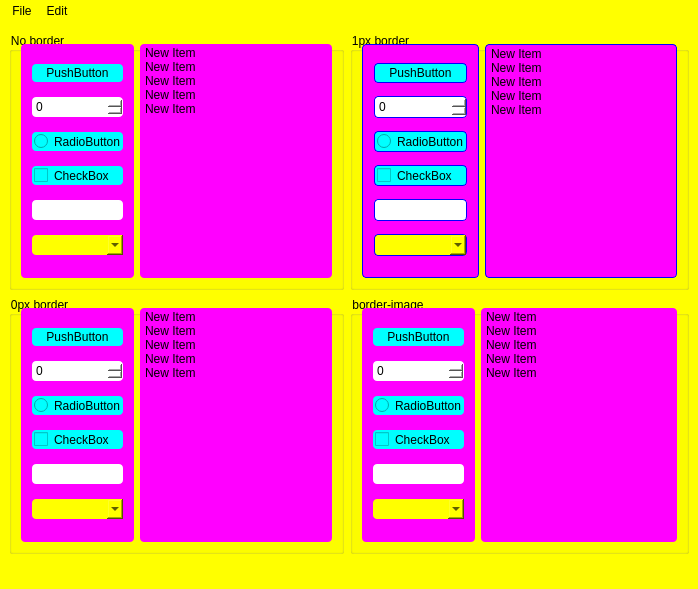
<?xml version="1.0" encoding="UTF-8"?>
<ui version="4.0">
 <class>MainWindow</class>
 <widget class="QMainWindow" name="MainWindow">
  <property name="geometry">
   <rect>
    <x>0</x>
    <y>0</y>
    <width>698</width>
    <height>589</height>
   </rect>
  </property>
  <property name="windowTitle">
   <string>MainWindow</string>
  </property>
  <property name="styleSheet">
   <string notr="true">* { 
	background: yellow;
	padding: 2px;
}

QAbstractButton, QAbstractSlider {
	background: cyan;
}

QFrame {
	background: magenta;
}

QLineEdit, QSpinBox {
	background: white;
}

#gb1 * {
	border-radius: 4px;
}

#gb2 * {
	border: 1px solid blue;
	border-radius: 4px;
}

#gb3 * {
	border: 0px solid blue;
	border-radius: 4px;
}

#gb4 * {
	border-image: url(&quot;images/pushbutton.png&quot;) 6 6 6 6;
	border-width:6px;
	border-radius: 4px;
}
</string>
  </property>
  <widget class="QWidget" name="centralwidget">
   <layout class="QGridLayout" name="gridLayout_4">
    <item row="0" column="0">
     <widget class="QGroupBox" name="gb1">
      <property name="title">
       <string>No border</string>
      </property>
      <layout class="QHBoxLayout" name="horizontalLayout">
       <item>
        <widget class="QFrame" name="frame">
         <property name="frameShape">
          <enum>QFrame::StyledPanel</enum>
         </property>
         <property name="frameShadow">
          <enum>QFrame::Raised</enum>
         </property>
         <layout class="QVBoxLayout" name="verticalLayout_2">
          <item>
           <widget class="QPushButton" name="pushButton_4">
            <property name="text">
             <string>PushButton</string>
            </property>
           </widget>
          </item>
          <item>
           <widget class="QSpinBox" name="spinBox_2"/>
          </item>
          <item>
           <widget class="QRadioButton" name="radioButton_6">
            <property name="text">
             <string>RadioButton</string>
            </property>
           </widget>
          </item>
          <item>
           <widget class="QCheckBox" name="checkBox_4">
            <property name="text">
             <string>CheckBox</string>
            </property>
           </widget>
          </item>
          <item>
           <widget class="QLineEdit" name="lineEdit">
            <property name="text">
             <string/>
            </property>
           </widget>
          </item>
          <item>
           <widget class="QComboBox" name="comboBox"/>
          </item>
         </layout>
        </widget>
       </item>
       <item>
        <widget class="QListWidget" name="listWidget_2">
         <item>
          <property name="text">
           <string>New Item</string>
          </property>
         </item>
         <item>
          <property name="text">
           <string>New Item</string>
          </property>
         </item>
         <item>
          <property name="text">
           <string>New Item</string>
          </property>
         </item>
         <item>
          <property name="text">
           <string>New Item</string>
          </property>
         </item>
         <item>
          <property name="text">
           <string>New Item</string>
          </property>
         </item>
        </widget>
       </item>
      </layout>
     </widget>
    </item>
    <item row="1" column="0">
     <widget class="QGroupBox" name="gb3">
      <property name="title">
       <string>0px border</string>
      </property>
      <layout class="QHBoxLayout" name="horizontalLayout_2">
       <item>
        <widget class="QFrame" name="frame_2">
         <property name="frameShape">
          <enum>QFrame::StyledPanel</enum>
         </property>
         <property name="frameShadow">
          <enum>QFrame::Raised</enum>
         </property>
         <layout class="QVBoxLayout" name="verticalLayout_3">
          <item>
           <widget class="QPushButton" name="pushButton_5">
            <property name="text">
             <string>PushButton</string>
            </property>
           </widget>
          </item>
          <item>
           <widget class="QSpinBox" name="spinBox_3"/>
          </item>
          <item>
           <widget class="QRadioButton" name="radioButton_7">
            <property name="text">
             <string>RadioButton</string>
            </property>
           </widget>
          </item>
          <item>
           <widget class="QCheckBox" name="checkBox_5">
            <property name="text">
             <string>CheckBox</string>
            </property>
           </widget>
          </item>
          <item>
           <widget class="QLineEdit" name="lineEdit_2">
            <property name="text">
             <string/>
            </property>
           </widget>
          </item>
          <item>
           <widget class="QComboBox" name="comboBox_2"/>
          </item>
         </layout>
        </widget>
       </item>
       <item>
        <widget class="QListWidget" name="listWidget_3">
         <item>
          <property name="text">
           <string>New Item</string>
          </property>
         </item>
         <item>
          <property name="text">
           <string>New Item</string>
          </property>
         </item>
         <item>
          <property name="text">
           <string>New Item</string>
          </property>
         </item>
         <item>
          <property name="text">
           <string>New Item</string>
          </property>
         </item>
         <item>
          <property name="text">
           <string>New Item</string>
          </property>
         </item>
        </widget>
       </item>
      </layout>
     </widget>
    </item>
    <item row="1" column="1">
     <widget class="QGroupBox" name="gb4">
      <property name="title">
       <string>border-image</string>
      </property>
      <layout class="QHBoxLayout" name="horizontalLayout_4">
       <item>
        <widget class="QFrame" name="frame_4">
         <property name="frameShape">
          <enum>QFrame::StyledPanel</enum>
         </property>
         <property name="frameShadow">
          <enum>QFrame::Raised</enum>
         </property>
         <layout class="QVBoxLayout" name="verticalLayout_5">
          <item>
           <widget class="QPushButton" name="pushButton_7">
            <property name="text">
             <string>PushButton</string>
            </property>
           </widget>
          </item>
          <item>
           <widget class="QSpinBox" name="spinBox_5"/>
          </item>
          <item>
           <widget class="QRadioButton" name="radioButton_9">
            <property name="text">
             <string>RadioButton</string>
            </property>
           </widget>
          </item>
          <item>
           <widget class="QCheckBox" name="checkBox_7">
            <property name="text">
             <string>CheckBox</string>
            </property>
           </widget>
          </item>
          <item>
           <widget class="QLineEdit" name="lineEdit_4">
            <property name="text">
             <string/>
            </property>
           </widget>
          </item>
          <item>
           <widget class="QComboBox" name="comboBox_4"/>
          </item>
         </layout>
        </widget>
       </item>
       <item>
        <widget class="QListWidget" name="listWidget_5">
         <item>
          <property name="text">
           <string>New Item</string>
          </property>
         </item>
         <item>
          <property name="text">
           <string>New Item</string>
          </property>
         </item>
         <item>
          <property name="text">
           <string>New Item</string>
          </property>
         </item>
         <item>
          <property name="text">
           <string>New Item</string>
          </property>
         </item>
         <item>
          <property name="text">
           <string>New Item</string>
          </property>
         </item>
        </widget>
       </item>
      </layout>
     </widget>
    </item>
    <item row="0" column="1">
     <widget class="QGroupBox" name="gb2">
      <property name="title">
       <string>1px border</string>
      </property>
      <layout class="QHBoxLayout" name="horizontalLayout_3">
       <item>
        <widget class="QFrame" name="frame_3">
         <property name="frameShape">
          <enum>QFrame::StyledPanel</enum>
         </property>
         <property name="frameShadow">
          <enum>QFrame::Raised</enum>
         </property>
         <layout class="QVBoxLayout" name="verticalLayout_4">
          <item>
           <widget class="QPushButton" name="pushButton_6">
            <property name="text">
             <string>PushButton</string>
            </property>
           </widget>
          </item>
          <item>
           <widget class="QSpinBox" name="spinBox_4"/>
          </item>
          <item>
           <widget class="QRadioButton" name="radioButton_8">
            <property name="text">
             <string>RadioButton</string>
            </property>
           </widget>
          </item>
          <item>
           <widget class="QCheckBox" name="checkBox_6">
            <property name="text">
             <string>CheckBox</string>
            </property>
           </widget>
          </item>
          <item>
           <widget class="QLineEdit" name="lineEdit_3">
            <property name="text">
             <string/>
            </property>
           </widget>
          </item>
          <item>
           <widget class="QComboBox" name="comboBox_3"/>
          </item>
         </layout>
        </widget>
       </item>
       <item>
        <widget class="QListWidget" name="listWidget_4">
         <item>
          <property name="text">
           <string>New Item</string>
          </property>
         </item>
         <item>
          <property name="text">
           <string>New Item</string>
          </property>
         </item>
         <item>
          <property name="text">
           <string>New Item</string>
          </property>
         </item>
         <item>
          <property name="text">
           <string>New Item</string>
          </property>
         </item>
         <item>
          <property name="text">
           <string>New Item</string>
          </property>
         </item>
        </widget>
       </item>
      </layout>
     </widget>
    </item>
   </layout>
  </widget>
  <widget class="QMenuBar" name="menubar">
   <property name="geometry">
    <rect>
     <x>0</x>
     <y>0</y>
     <width>698</width>
     <height>24</height>
    </rect>
   </property>
   <widget class="QMenu" name="menuFile">
    <property name="title">
     <string>File</string>
    </property>
    <addaction name="actionOpen"/>
    <addaction name="actionClose"/>
   </widget>
   <widget class="QMenu" name="menuEdit">
    <property name="title">
     <string>Edit</string>
    </property>
   </widget>
   <addaction name="menuFile"/>
   <addaction name="menuEdit"/>
  </widget>
  <widget class="QStatusBar" name="statusbar"/>
  <action name="actionOpen">
   <property name="text">
    <string>Open</string>
   </property>
  </action>
  <action name="actionClose">
   <property name="text">
    <string>Close</string>
   </property>
  </action>
 </widget>
 <resources/>
 <connections/>
</ui>
